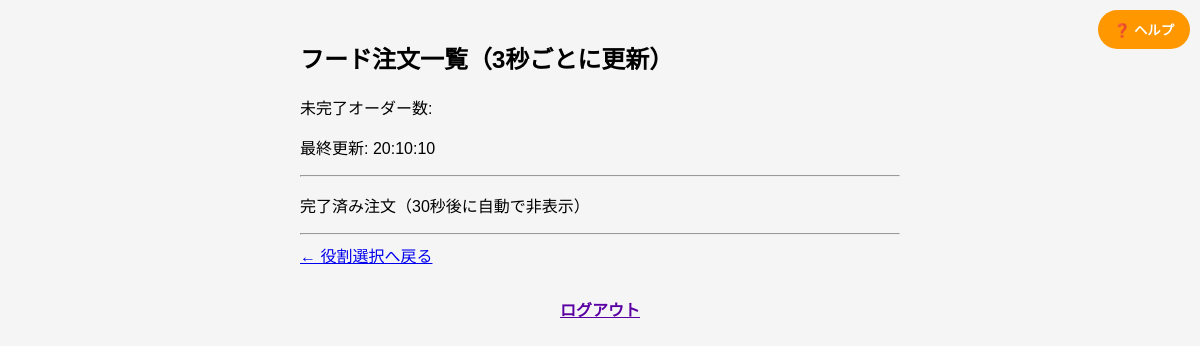
The page /food/kitchen/ on the database as committed earlier.
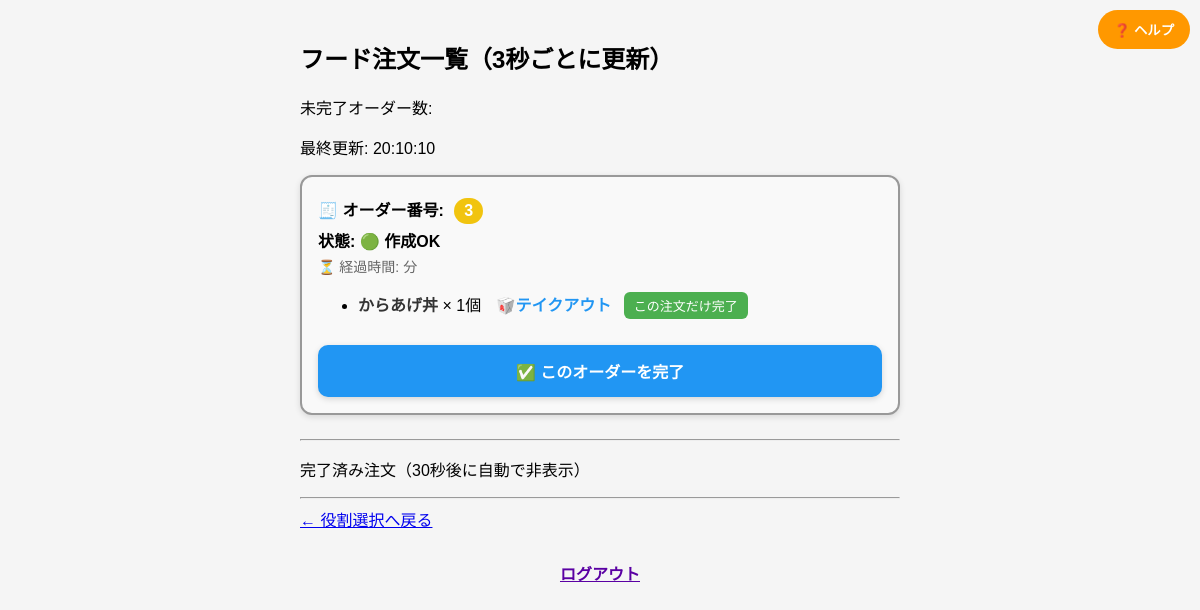
The same page on the database as committed later.
### food/models.py (models this page shows, shortened)
class FoodOrder(models.Model):
    menu = models.CharField(
        max_length=20,
        verbose_name="メニュー名",
        help_text="注文されたフードのメニュー名（例：からあげ丼、ルーロー飯）"
    )  # 注文されたメニュー名を保存
    quantity = models.PositiveIntegerField(
        default=1,
        verbose_name="数量",
        help_text="注文数量（1以上の整数）"
    )  # 注文の数量を保存
    eat_in = models.BooleanField(
        default=True,
        verbose_name="店内飲食",
        help_text="True=店内飲食、False=テイクアウト"
    )  # 店内飲食かテイクアウトかを判別
    clip_color = models.CharField(
        max_length=10,
        verbose_name="クリップ色",
        help_text="オーダー表のクリップの色（yellow, white等）"
    )  # クリップの色を保存
    clip_number = models.IntegerField(
        verbose_name="クリップ番号",
        help_text="オーダー表のクリップの番号（1-16等）"
    )  # クリップの番号を保存
    group_id = models.CharField(
        max_length=50,
        verbose_name="グループID",
        help_text="同一注文グループを識別するID（複数商品の一括注文用）"
    )  # 複数商品をまとめるグループID
    status = models.CharField(
        max_length=10,
        default='ok',
        verbose_name="注文状態",
        help_text="注文の現在の状態（ok=作成OK、stop=STOP中）"
    )  # 注文の進行状況を管理
    is_completed = models.BooleanField(
        default=False,
        verbose_name="完了フラグ",
        help_text="注文が完了したかどうかのフラグ"
    )  # 注文が完了したかどうか
    timestamp = models.DateTimeField(
        auto_now_add=True,
        verbose_name="受注時刻",
        help_text="注文を受けた時刻（自動設定）"
    )  # 注文を受けた時刻（自動記録）
    completed_at = models.DateTimeField(
        null=True,
        blank=True,
        verbose_name="完了時刻",
        help_text="注文が完了した時刻（完了時に設定）"
    )  # 注文が完了した時刻
    note = models.TextField(
        blank=True,
        default="",
        verbose_name="備考",
        help_text="注文に関する特記事項や要望"
    )  # 備考欄（特記事項や要望など）
    class Meta:
        verbose_name = "フード注文"           # 管理画面での単数表示名
        verbose_name_plural = "フード注文"    # 管理画面での複数表示名
        ordering = ['-timestamp']            # デフォルトの並び順（新しい順）

### food/views.py (the view)
# urls.py: path('kitchen/', views.food_kitchen, name='food_kitchen'),
def food_kitchen(request):
    now = timezone.now()
    grouped_orders = defaultdict(list)
    all_orders = FoodOrder.objects.all().order_by('timestamp')
    for order in all_orders:
        grouped_orders[order.group_id].append(order)
    active_orders = {}
    completed_orders = {}
    for group_id, orders in grouped_orders.items():
        if all(o.is_completed for o in orders):
            latest = max((o.completed_at for o in orders if o.completed_at), default=None)
            if latest and now - latest <= timezone.timedelta(seconds=30):
                completed_orders[group_id] = orders
        else:
            active_orders[group_id] = orders
    context = {
        'active_orders': active_orders,
        'completed_orders': completed_orders,
        'now': now,
    }
    return render(request, 'food/food_kitchen.html', context)

### templates/food/food_kitchen.html (shortened to what this page needs)
{% load custom_filters %}
{% load static %}
<!DOCTYPE html>
<html lang="ja">
<head>
</head>
<body>
  <h2>フード注文一覧（3秒ごとに更新）</h2>
  <p>未完了オーダー数: {{ active_count }}</p>
  <p>最終更新: {{ now|time:"H:i:s" }}</p>
<button id="helpButton" onclick="openHelp()">❓ ヘルプ</button>
  {% for group_id, orders in active_orders.items %}
<div class="order-card">
<p class="clip-id">
  🧾 オーダー番号:
  <span class="clip-badge {% if orders.0.clip_color == 'yellow' %}yellow{% else %}white{% endif %}">
    {{ orders.0.clip_number }}
  </span>
</p>
  <p class="status-line">
    状態:
    {% if orders.0.status == 'ok' %}
      🟢 作成OK
    {% elif orders.0.status == 'stop' %}
      🔴 STOP中
      {% if orders.0.is_auto_stopped %}<span style="color: red;">（自動）</span>{% endif %}
    {% endif %}
  </p>
  <p class="elapsed-time">⏳ 経過時間: {{ orders.0.elapsed_minutes }}分</p>
<ul>
  {% for order in orders %}
    <li>
      <span class="item-label">{{ order.menu }}</span> × {{ order.quantity }}個
      <span style="margin-left: 10px; font-weight: bold; color: #2196F3;">
        {{ order.eat_in|yesno:'🍽️店内,🥡テイクアウト' }}
      </span>
      <form method="post" action="/food/complete_order/{{ order.id }}/" style="display:inline; margin-left:8px;">
        <button type="submit" style="font-size:13px; padding:4px 10px; border-radius:6px; background:#4CAF50; color:white; border:none; cursor:pointer;">この注文だけ完了</button>
      </form>
    </li>
  {% endfor %}
</ul>
    {% if orders.0.status != 'stop' %}
<form method="post" action="/food/complete_group/{{ orders.0.group_id }}/" onsubmit="return showCompleteMessage();">
  <button type="submit" class="complete-button">✅ このオーダーを完了</button>
</form>
    {% else %}
      <p style="color: red; font-weight: bold; margin-top: 12px;">
        🔒 STOP中のため完了できません
      </p>
    {% endif %}
  </div>
{% endfor %}
  <hr>
  <p>完了済み注文（30秒後に自動で非表示）</p>
  <hr>
  <a href="/">← 役割選択へ戻る</a>
  <div class="logout-bottom">
    <a href="/logout/" style="font-weight: bold; color: #5a00a3;">ログアウト</a>
  </div>
</body>
</html>

Rows that differ between the two databases and show on the page:
added FoodOrder: clip_number "3", status "🟢 作成OK", menu "からあげ丼", quantity "1", eat_in "🥡テイクアウト"
